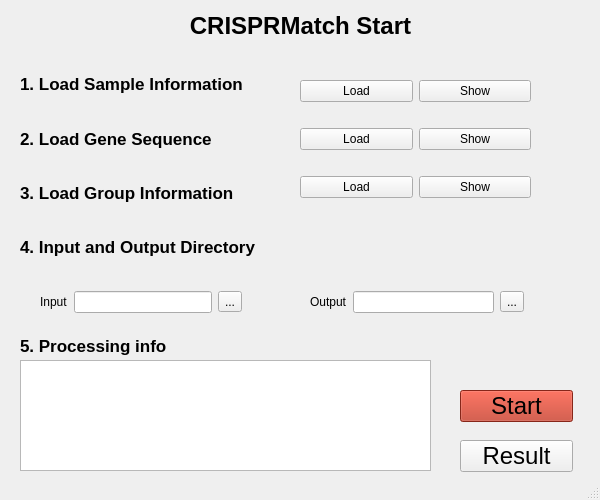
<?xml version="1.0" encoding="UTF-8"?>
<ui version="4.0">
 <class>mainWindow</class>
 <widget class="QMainWindow" name="mainWindow">
  <property name="geometry">
   <rect>
    <x>0</x>
    <y>0</y>
    <width>600</width>
    <height>500</height>
   </rect>
  </property>
  <property name="windowTitle">
   <string>MainWindow</string>
  </property>
  <widget class="QWidget" name="centralwidget">
   <widget class="QLabel" name="labelname">
    <property name="geometry">
     <rect>
      <x>0</x>
      <y>0</y>
      <width>601</width>
      <height>51</height>
     </rect>
    </property>
    <property name="sizePolicy">
     <sizepolicy hsizetype="Expanding" vsizetype="Expanding">
      <horstretch>0</horstretch>
      <verstretch>0</verstretch>
     </sizepolicy>
    </property>
    <property name="font">
     <font>
      <family>Arial</family>
      <pointsize>18</pointsize>
      <weight>75</weight>
      <bold>true</bold>
     </font>
    </property>
    <property name="text">
     <string>CRISPRMatch Start</string>
    </property>
    <property name="alignment">
     <set>Qt::AlignCenter</set>
    </property>
   </widget>
   <widget class="QLabel" name="label5">
    <property name="geometry">
     <rect>
      <x>20</x>
      <y>320</y>
      <width>281</width>
      <height>51</height>
     </rect>
    </property>
    <property name="font">
     <font>
      <family>Arial</family>
      <pointsize>13</pointsize>
      <weight>75</weight>
      <bold>true</bold>
     </font>
    </property>
    <property name="text">
     <string>5. Processing info</string>
    </property>
   </widget>
   <widget class="QTextEdit" name="processinfo">
    <property name="geometry">
     <rect>
      <x>20</x>
      <y>360</y>
      <width>411</width>
      <height>111</height>
     </rect>
    </property>
   </widget>
   <widget class="QPushButton" name="startButton">
    <property name="geometry">
     <rect>
      <x>460</x>
      <y>390</y>
      <width>113</width>
      <height>32</height>
     </rect>
    </property>
    <property name="font">
     <font>
      <family>Arial</family>
      <pointsize>18</pointsize>
     </font>
    </property>
    <property name="styleSheet">
     <string notr="true">background-color: rgb(189, 53, 35);</string>
    </property>
    <property name="text">
     <string>Start</string>
    </property>
   </widget>
   <widget class="QWidget" name="layoutWidget">
    <property name="geometry">
     <rect>
      <x>300</x>
      <y>60</y>
      <width>231</width>
      <height>161</height>
     </rect>
    </property>
    <layout class="QVBoxLayout" name="verticalLayout_2">
     <item>
      <layout class="QHBoxLayout" name="horizontalLayout">
       <item>
        <widget class="QPushButton" name="load1btn">
         <property name="text">
          <string>Load</string>
         </property>
        </widget>
       </item>
       <item>
        <widget class="QPushButton" name="Show1btn">
         <property name="text">
          <string>Show</string>
         </property>
        </widget>
       </item>
      </layout>
     </item>
     <item>
      <layout class="QHBoxLayout" name="horizontalLayout_2">
       <item>
        <widget class="QPushButton" name="load2btn">
         <property name="text">
          <string>Load</string>
         </property>
        </widget>
       </item>
       <item>
        <widget class="QPushButton" name="Show2btn">
         <property name="text">
          <string>Show</string>
         </property>
        </widget>
       </item>
      </layout>
     </item>
     <item>
      <layout class="QHBoxLayout" name="horizontalLayout_3">
       <item>
        <widget class="QPushButton" name="load3btn">
         <property name="text">
          <string>Load</string>
         </property>
        </widget>
       </item>
       <item>
        <widget class="QPushButton" name="Show3btn">
         <property name="text">
          <string>Show</string>
         </property>
        </widget>
       </item>
      </layout>
     </item>
    </layout>
   </widget>
   <widget class="QWidget" name="layoutWidget">
    <property name="geometry">
     <rect>
      <x>40</x>
      <y>290</y>
      <width>202</width>
      <height>24</height>
     </rect>
    </property>
    <layout class="QHBoxLayout" name="horizontalLayout_4">
     <item>
      <widget class="QLabel" name="input">
       <property name="text">
        <string>Input</string>
       </property>
      </widget>
     </item>
     <item>
      <widget class="QLineEdit" name="lineEdit_input"/>
     </item>
     <item>
      <widget class="QToolButton" name="tbnin">
       <property name="text">
        <string>...</string>
       </property>
      </widget>
     </item>
    </layout>
   </widget>
   <widget class="QWidget" name="layoutWidget">
    <property name="geometry">
     <rect>
      <x>310</x>
      <y>290</y>
      <width>214</width>
      <height>24</height>
     </rect>
    </property>
    <layout class="QHBoxLayout" name="horizontalLayout_5">
     <item>
      <widget class="QLabel" name="output">
       <property name="text">
        <string>Output</string>
       </property>
      </widget>
     </item>
     <item>
      <widget class="QLineEdit" name="lineEdit_output"/>
     </item>
     <item>
      <widget class="QToolButton" name="tbnout">
       <property name="text">
        <string>...</string>
       </property>
      </widget>
     </item>
    </layout>
   </widget>
   <widget class="QWidget" name="layoutWidget">
    <property name="geometry">
     <rect>
      <x>20</x>
      <y>60</y>
      <width>281</width>
      <height>211</height>
     </rect>
    </property>
    <layout class="QVBoxLayout" name="verticalLayout">
     <item>
      <widget class="QLabel" name="label1">
       <property name="font">
        <font>
         <family>Arial</family>
         <pointsize>13</pointsize>
         <weight>75</weight>
         <bold>true</bold>
        </font>
       </property>
       <property name="text">
        <string>1. Load Sample Information</string>
       </property>
      </widget>
     </item>
     <item>
      <widget class="QLabel" name="label2">
       <property name="font">
        <font>
         <family>Arial</family>
         <pointsize>13</pointsize>
         <weight>75</weight>
         <bold>true</bold>
        </font>
       </property>
       <property name="text">
        <string>2. Load Gene Sequence</string>
       </property>
      </widget>
     </item>
     <item>
      <widget class="QLabel" name="label3">
       <property name="font">
        <font>
         <family>Arial</family>
         <pointsize>13</pointsize>
         <weight>75</weight>
         <bold>true</bold>
        </font>
       </property>
       <property name="text">
        <string>3. Load Group Information</string>
       </property>
      </widget>
     </item>
     <item>
      <widget class="QLabel" name="label4">
       <property name="font">
        <font>
         <family>Arial</family>
         <pointsize>13</pointsize>
         <weight>75</weight>
         <bold>true</bold>
        </font>
       </property>
       <property name="text">
        <string>4. Input and Output Directory</string>
       </property>
      </widget>
     </item>
    </layout>
   </widget>
   <widget class="QPushButton" name="resultButton">
    <property name="geometry">
     <rect>
      <x>460</x>
      <y>440</y>
      <width>113</width>
      <height>32</height>
     </rect>
    </property>
    <property name="font">
     <font>
      <family>Arial</family>
      <pointsize>18</pointsize>
     </font>
    </property>
    <property name="styleSheet">
     <string notr="true"/>
    </property>
    <property name="text">
     <string>Result</string>
    </property>
   </widget>
  </widget>
  <widget class="QStatusBar" name="statusbar"/>
 </widget>
 <resources/>
 <connections/>
</ui>
